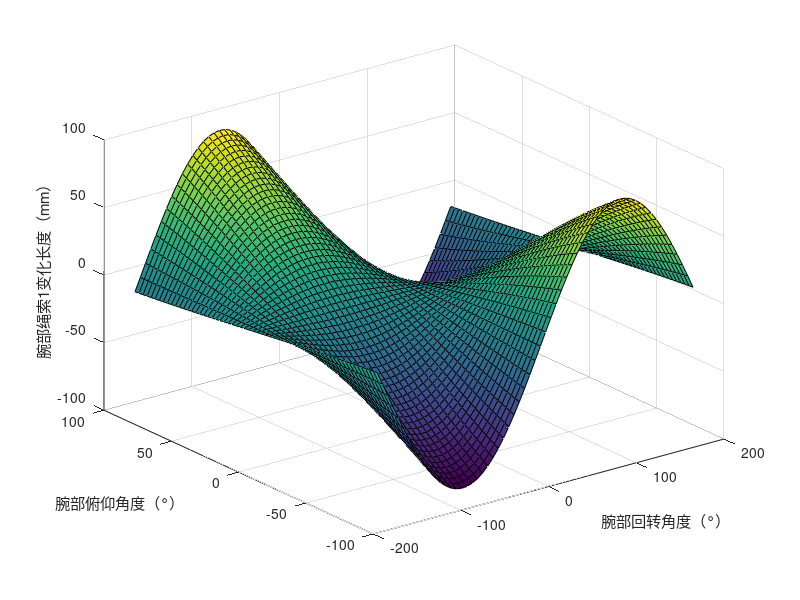
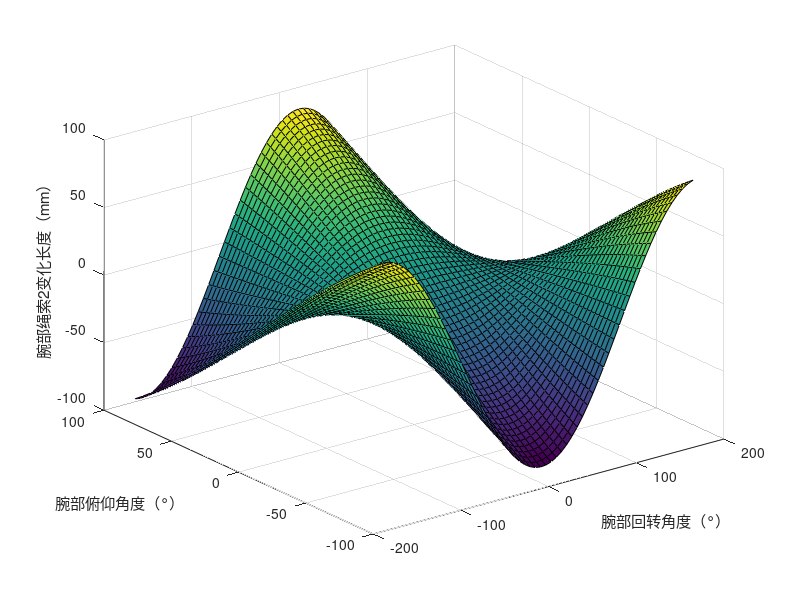

Write the MATLAB code that produced these figures, in order.
% clear;
% clc;

N = 1000;
d0 = 25;
d = sqrt(4*4+32*32);
phi = atan2(1,8);
n = 4;

% theta6 = zeros(N,N);
% theta7 = zeros(N,N);
% dL = zeros(N,N);
% dtheta_mo = zeros(N,N);

% for i = 1:N
%     for j = 1:N
%         theta6(j,i) = -pi + 2 * pi / N * (i-1);
%         theta7(j,i) = -pi/2 + pi / N * (i-1);
% %         dL(k,j) = d * n * sin(phi-deg2rad(theta6(k,j))) * sin(deg2rad(theta7(k,j)/2));
% %         dtheta_mo(j) = rad2deg(2 * n * d / d0 * sin(phi-deg2rad(theta6(j)));
%     end
% end

% for i = 1:N
%     for j = 1:N
%         dL(j,i) = d * n * sin(phi-theta6(i,j)) * sin(theta7(i,i)/2);
%     end
% end

figure(1);
[theta6, theta7] = meshgrid(-180:6:180,-90:3:90);

temp1 = sin(phi-deg2rad(theta6));
temp2 = sin(deg2rad(theta7/2));

temp1 = temp1(1,:)';
temp2 = temp2(:,1)';

% 通过数值比对发现需要取转置，具体原因待分析
dL1 = (d * n * temp1 * temp2)';
surf(theta6, theta7, dL1);
xlabel('腕部回转角度（°）')
ylabel('腕部俯仰角度（°）')
zlabel('腕部绳索1变化长度（mm）')

figure(2);
[theta6, theta7] = meshgrid(-180:6:180,-90:3:90);

temp3 = cos(phi-deg2rad(theta6));
temp3 = temp3(1,:)';

dL2 = (d * n * temp3 * temp2)';
surf(theta6, theta7, dL2);
xlabel('腕部回转角度（°）')
ylabel('腕部俯仰角度（°）')
zlabel('腕部绳索2变化长度（mm）')

zhat = d * n * cos(phi-deg2rad(72))*sin(deg2rad(-48/2));

% figure(2);
% [x, y] = meshgrid(-4:0.2:4);
% z = x.^2 + y.^2;
% figure
% surf(x, y, z);

